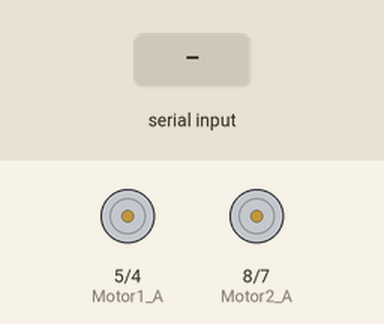
This sketch was run on a simulated Arduino Uno, built with avr-gcc and run on an emulated ATmega328P. Shown: motor-driver pin pairs drawn as motors (green arrow = first pin HIGH = forward, orange = second pin HIGH = backward, longer = more drive, scaled by the enable pin). The test bench sets the inputs (shaded band).

Above: at 1.2 s.
1.3 s: "90,45\n" received over the second serial link
At 2.5 s:
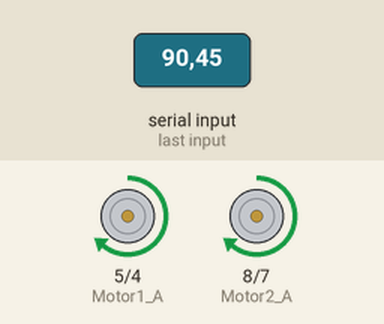
2.8 s: "30,150\n" received over the second serial link
At 3.8 s:
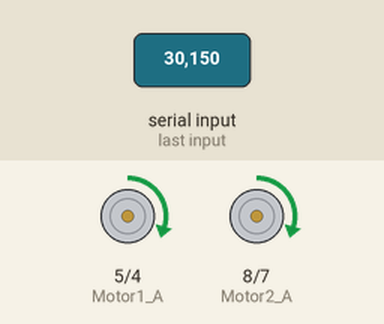
4.3 s: "200\n" received over the second serial link
At 4.9 s:
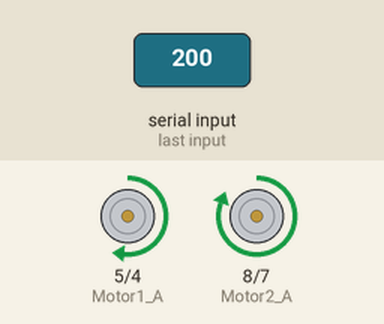
5.8 s: "90\n" received over the second serial link
At 6.1 s:
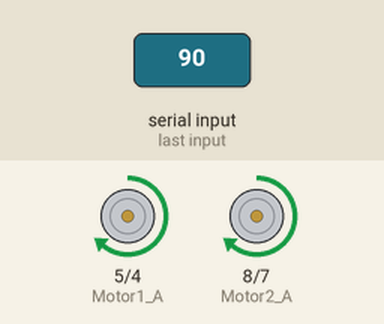
Timing chart, 0 to 8.3 s (numbered marks = the images above; inputs shaded):
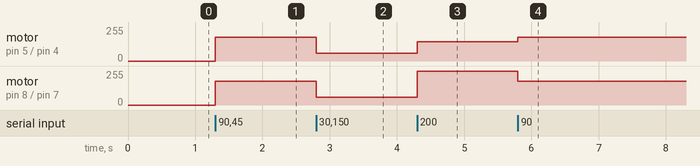

The sketch:

radial_arduino.ino
```cpp
#include <SoftwareSerial.h>
#define rxPin 3
#define txPin 2
SoftwareSerial bluetooth(rxPin, txPin); // RX, TX
int inByte;

//define the two direction logic pins and the speed / Motor1_PWM pin
const int Motor1_A = 5;
const int Motor1_B = 4;
const int Motor1_PWM = 6;

const int Motor2_A = 8;
const int Motor2_B = 7;
const int Motor2_PWM = 9;

int motorSpeed = 255;

void setup() {
  // set up both serials
  //Serial.begin(9600);
  bluetooth.begin(9600);

  //set all pins as output
  pinMode(Motor1_A, OUTPUT);
  pinMode(Motor1_B, OUTPUT);
  pinMode(Motor1_PWM, OUTPUT);

  pinMode(Motor2_A, OUTPUT);
  pinMode(Motor2_B, OUTPUT);
  pinMode(Motor2_PWM, OUTPUT);
}

void loop() {

  while (bluetooth.available()) {

    String val = bluetooth.readStringUntil(10);
    // read until new line ^

    //Serial.println(val);  // debug

    // incoming values are separated by a comma, so...
    int commaIndex = val.indexOf(',');
    String firstValue = val.substring(0, commaIndex);
    String secondValue = val.substring(commaIndex + 1);

    int m1 = firstValue.toInt();
    int m2 = secondValue.toInt();

    if (m1 < 0) {
      M1Backward(m1 * -2);
    }
    if (m2 < 0) {
      M2Backward(m2 * -2);
    }
    if (m1 > 0) {
      M1Forward(m1 * 2);
    }
    if (m2 > 0) {
      M2Forward(m1 * 2);
    }
    if (m1 == 0) {
      M1Brake();
    }
    if (m2 == 0) {
      M2Brake();
    }
  }
}
```

motor_controls.ino
```cpp
void M1Forward(int spd) {
  //drive forward at full speed by pulling Motor1_A High
  //and Motor1_B low, while writing a full value to Motor1_PWM to
  //control speed
  digitalWrite(Motor1_A, HIGH);
  digitalWrite(Motor1_B, LOW);
  analogWrite(Motor1_PWM, spd);
}

void M1Backward(int spd) {
  //change direction to reverse by flipping the states
  //of the direction pins from their forward state
  digitalWrite(Motor1_A, LOW);
  digitalWrite(Motor1_B, HIGH);
  analogWrite(Motor1_PWM, spd);
}

void M1Brake() {
  //Brake the motor by pulling both direction pins to
  //the same state (in this case LOW). Motor1_PWM doesn't matter
  //in a brake situation, but set as 0.
  digitalWrite(Motor1_A, LOW);
  digitalWrite(Motor1_B, LOW);
  analogWrite(Motor1_PWM, 0);
}

void M2Forward(int spd) {
  digitalWrite(Motor2_A, HIGH);
  digitalWrite(Motor2_B, LOW);
  analogWrite(Motor2_PWM, spd);
}

void M2Backward(int spd) {
  digitalWrite(Motor2_A, LOW);
  digitalWrite(Motor2_B, HIGH);
  analogWrite(Motor2_PWM, spd);
}

void M2Brake() {
  digitalWrite(Motor2_A, LOW);
  digitalWrite(Motor2_B, LOW);
  analogWrite(Motor2_PWM, 0);
}
```

Measured:
- after the input at 1.3 s, motor on pin 5 (Motor1_A) / pin 4 (Motor1_B), motor on pin 8 (Motor2_A) / pin 7 (Motor2_B): stopped → forward 180/255 at once
- after the input at 2.8 s, motor on pin 5 (Motor1_A) / pin 4 (Motor1_B), motor on pin 8 (Motor2_A) / pin 7 (Motor2_B): forward 180/255 → forward 60/255 at once
- after the input at 4.3 s, motor on pin 5 (Motor1_A) / pin 4 (Motor1_B): forward 60/255 → forward 144/255 at once; motor on pin 8 (Motor2_A) / pin 7 (Motor2_B): forward 60/255 → forward 255/255 at once
- after the input at 5.8 s, motor on pin 5 (Motor1_A) / pin 4 (Motor1_B): forward 144/255 → forward 180/255 at once; motor on pin 8 (Motor2_A) / pin 7 (Motor2_B): forward 255/255 → forward 180/255 at once
